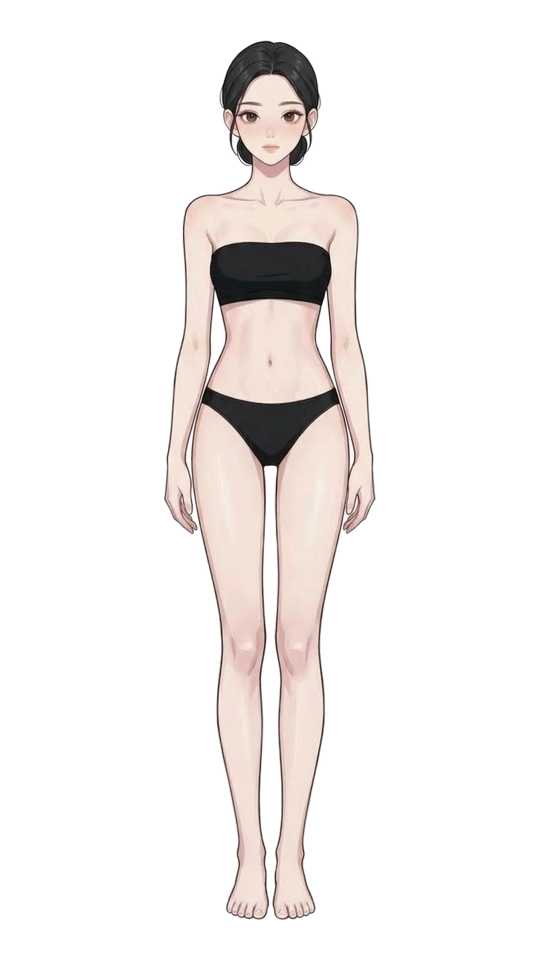
#> input picture reports/p3a/extracted/female_base.png, 1080 x 1920 px, found by its file name (shown at 1/2 size)
$ python run_master_female_shoes_update.py
#> lines starting #> are read from the running program, lines starting #| are printed output that depends on the picture; pictures that were not available may be replaced by others from this repository, and a replacement may not be noted
import sys
sys.stdout.reconfigure(encoding='utf-8')
from pathlib import Path
import shutil
from PIL import Image
import numpy as np

ROOT = Path('.')
PROTO = ROOT / 'reports/p3a-prototype-B'
FEMALE_LAYERS = PROTO / 'female_layers_final'
ARTIFACTS_DIR = Path(r'C:\Users\Admin\.gemini\antigravity\brain\81e2d9d9-3534-437e-acac-d0e98bf9b1ea')

# 1. LOAD ASSETS
base_f = Image.open('reports/p3a/extracted/female_base.png').convert('RGBA')
#> base_f is the input picture: PIL image 1080x1920 RGBA; mean R, G, B, A 41.6, 38.2, 36.6, 51.7
pants_f = Image.open(FEMALE_LAYERS / 'bottom.png').convert('RGBA')
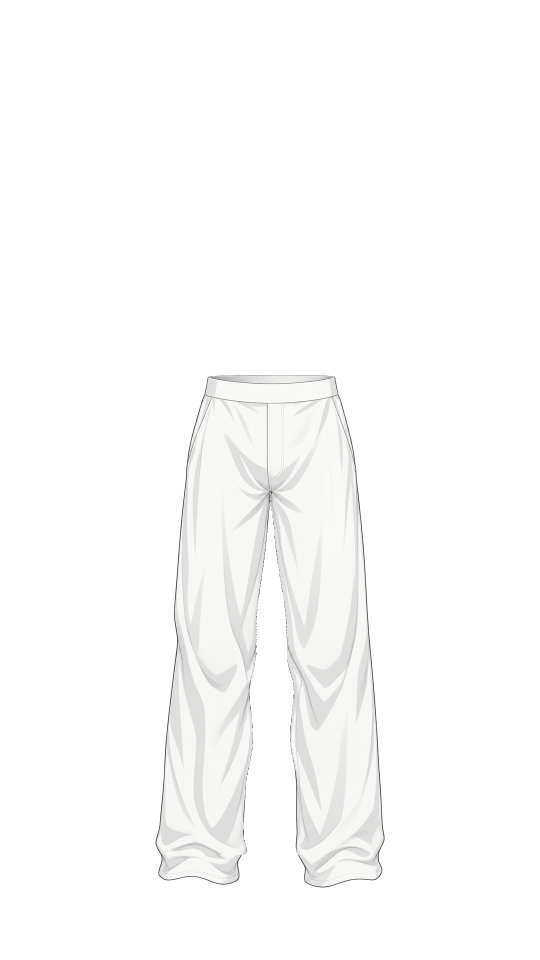
#> input picture reports/p3a-lower-v3/layers/bottom.png, 1080 x 1920 px, found by its file name (shown at 1/2 size)
#> pants_f is the input picture: PIL image 1080x1920 RGBA; mean R, G, B, A 38.1, 38.1, 37.8, 40.7
top_ngu_than = Image.open(FEMALE_LAYERS / 'top_ao_ngu_than.png').convert('RGBA')
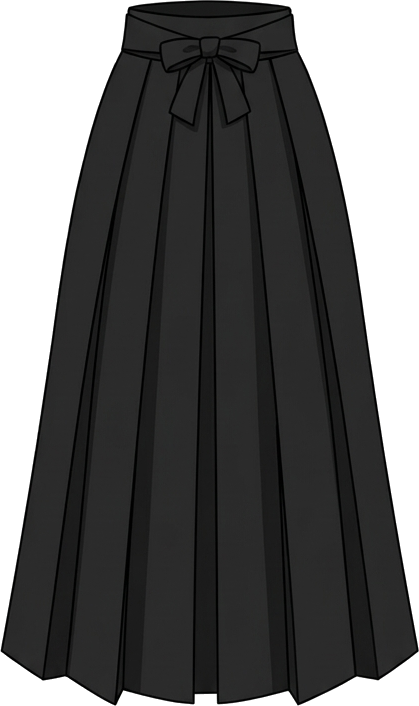
#> input picture reports/p3a/extracted/F_B_BOTTOM_vay_dai.png, 419 x 706 px, given in place of top_ao_ngu_than.png, which was not available
#> top_ngu_than is the input picture: PIL image 419x706 RGBA; mean R, G, B, A 97.1, 97.1, 96.9, 184.4
hands_set1 = Image.open(FEMALE_LAYERS / 'hands_set1.png').convert('RGBA')
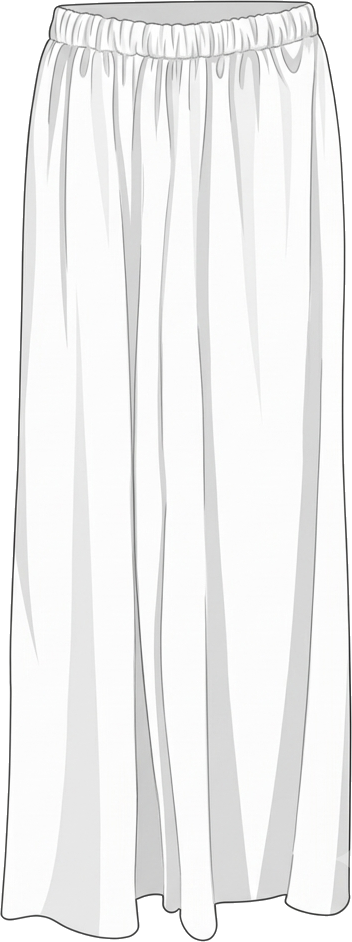
#> input picture reports/p3a/extracted/F_COMMON_BOTTOM_quan_lua_trang.png, 352 x 942 px, given in place of hands_set1.png, which was not available
#> hands_set1 is the input picture: PIL image 352x942 RGBA; mean R, G, B, A 239.7, 239.8, 239.6, 230.7
top_nhat_binh = Image.open(FEMALE_LAYERS / 'top_ao_nhat_binh.png').convert('RGBA')

#> (the run stopped early here; a loop or call above may not have finished)
